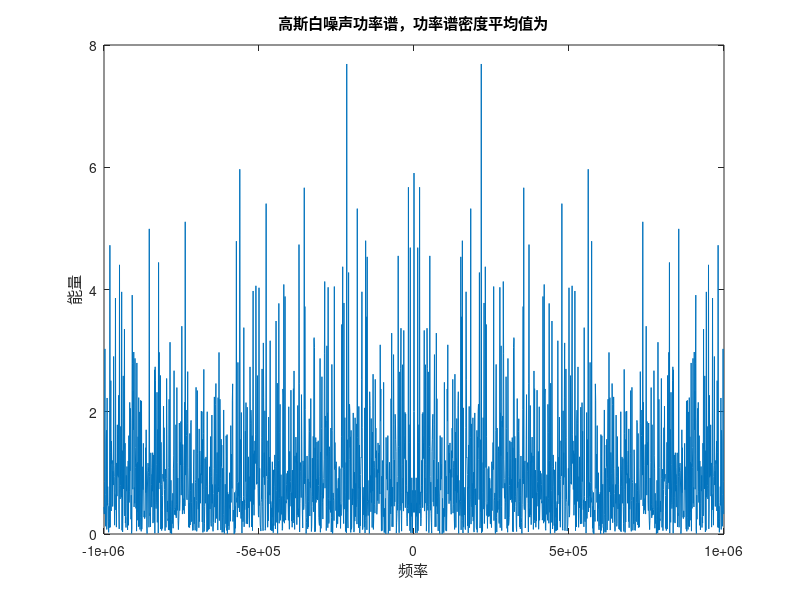

This chart was generated by the following MATLAB code:
% 计算高斯白噪声的实际功率谱密度

fs=2e6;
tb=1e-3;
N=fs*tb;
sigma=1e3;
n=sigma*randn(1,N);
f=(-N/2:N/2-1)*(fs/N);

Nfft=fft(n)/N*2;
Nshift=fftshift(Nfft);
power=abs(Nshift).^2/N;

plot(f,power);
m_power=mean(power);
xlabel("频率");
ylabel("能量");
txt=["高斯白噪声功率谱，功率谱密度平均值为" m_power];
title(txt);